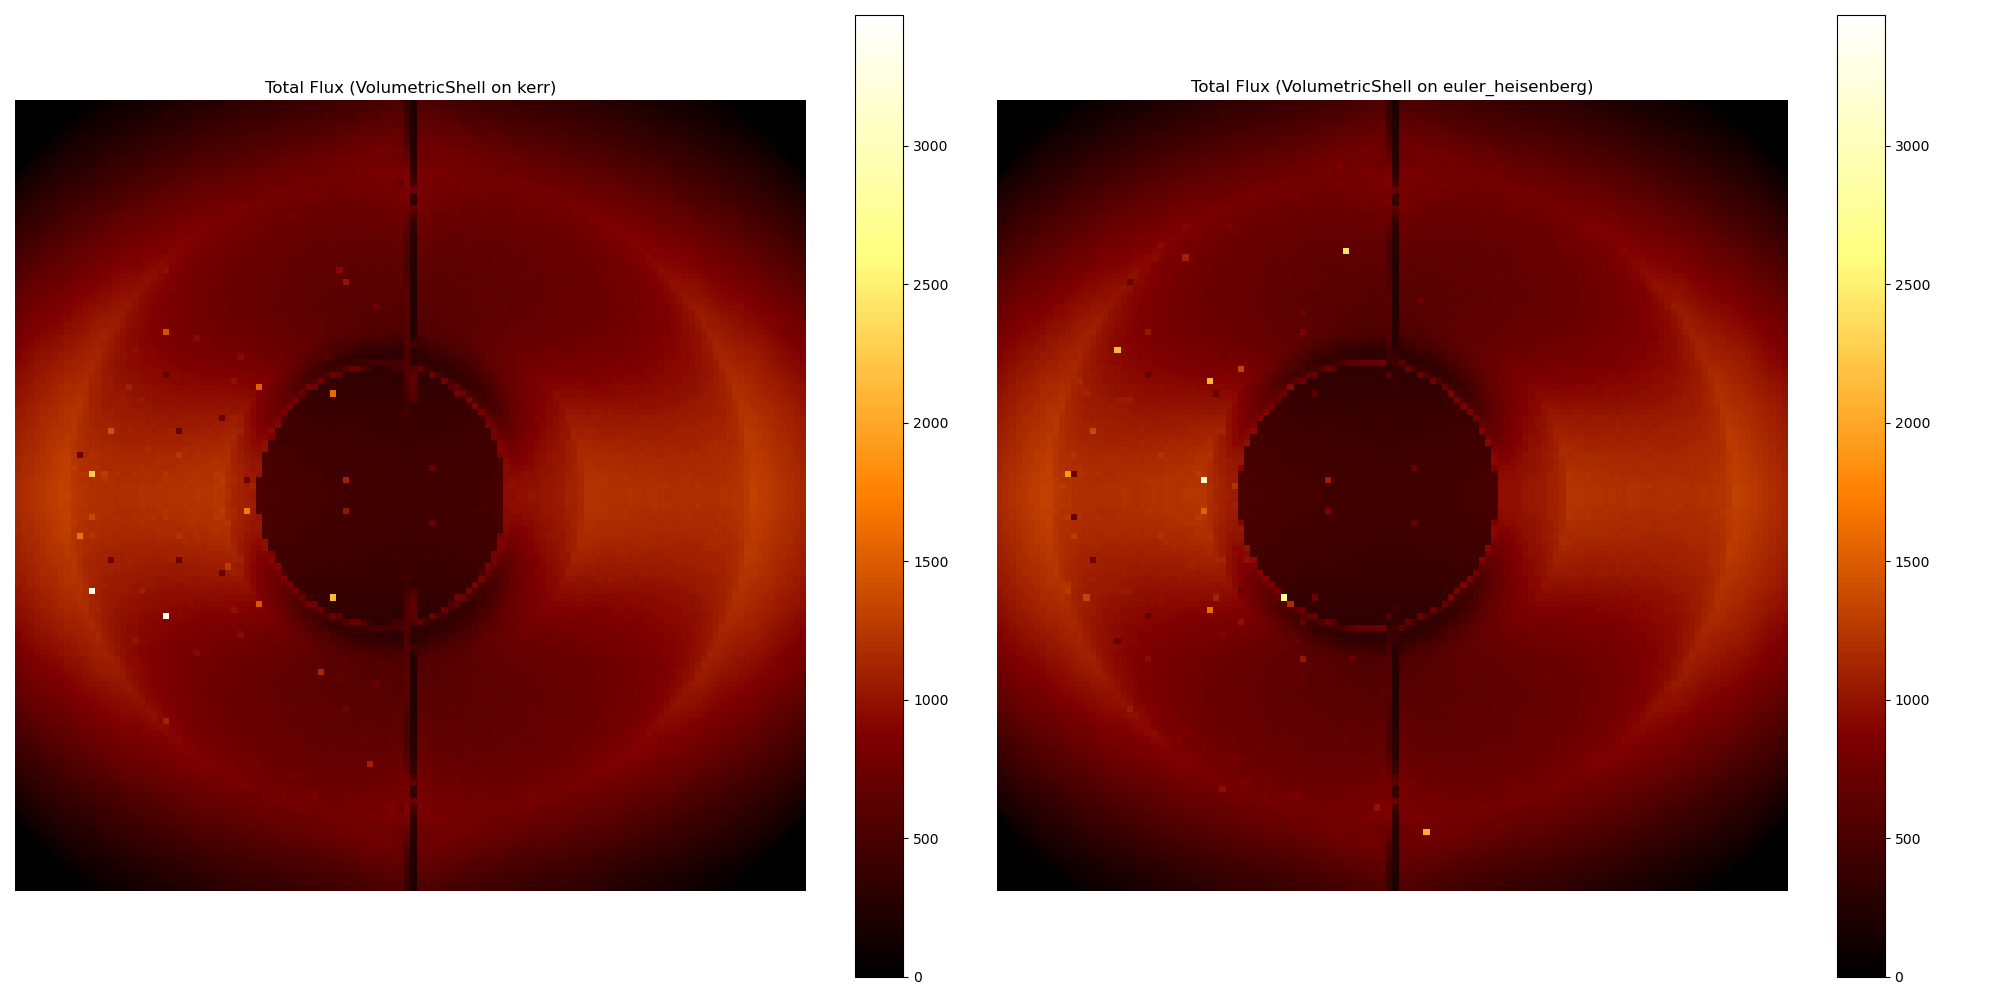

Python code for this plot:
import pathlib
from typing import Tuple

import torch
import matplotlib.pyplot as plt

from bhtrace.geometry import Photon, Observer
import bhtrace.geometry.spacetime as st
from bhtrace.tracing import PTracer

import bhtrace.medium as bhM
import bhtrace.geometry.electrodynamics as ed

from bhtrace.grrt.runner import GRRT
from bhtrace.grrt.radiation import IntegralFlux

# --- Configuration ---
N = 128  # Image resolution
D = 32
B0 = 0.5
KERR_A = 0.6
EH_H = 10.0
OBS_R = 20.0
OBS_INCLINATION = torch.pi / 2
TRACE_T = 50
TRACE_NSTEPS = 256
TRACE_R_MAX = 30
TRACE_EPS = 1e-3
MEDIUM_R_IN = 6.0
MEDIUM_R_OUT = 20.0

BASE = st.KerrBL(a=0.6)

def E(X: torch.Tensor) -> torch.Tensor:
    """Electric field function (zero in this case)."""
    return torch.zeros_like(X)

def B(X: torch.Tensor) -> torch.Tensor:
    """Split-monopole magnetic field."""
    r = X[..., 1]
    r2 = torch.pow(r, 2)
    sgn = 1.0
    f = torch.pow(1 + 2 / r, -0.5)
    outp = torch.zeros_like(X)
    outp[..., 1] = B0 / r2 * sgn * f
    return outp

# --- Runner ---

def run_grrt(spacetime: st.Spacetime) -> Tuple[torch.Tensor, bhM.Medium]:
    """
    Sets up and runs the GRRT simulation for a given spacetime.

    Args:
        spacetime: The spacetime geometry to use.

    Returns:
        A tuple containing the computed image flux and the medium used.
    """
    # 1. Ray-tracing setup
    print(f"1. Setting up ray-tracing for {spacetime.__class__.__name__}...")
    photon = Photon(spacetime=spacetime)
    obs = Observer(
        spacetime=spacetime,
        r=OBS_R,
        inclination=OBS_INCLINATION,
        u=torch.Tensor([1, 0, 0, 0]),
    )
    obs.generate_net(net_shape="square", net_rng=(N, N), net_size=(D, D))
    X0, P0 = obs.setup_ic(photon)

    # Determine device
    dev = "cpu"
    print(f"Using device: {dev}")

    # Run tracer
    print("2. Tracing trajectories...")
    tracer = PTracer(ode_method="VCABM4")
    traj = tracer.forward(
        photon, X0, P0, T=TRACE_T, nsteps=TRACE_NSTEPS, r_max=TRACE_R_MAX, eps=TRACE_EPS, device=dev
    )

    # 2. GRRT setup and computation
    print("3. Setting up and running GRRT...")
    medium = bhM.VolumetricShell(BASE, 6.0, 20.0)
    grrt = GRRT(medium=medium, compute_total=True)
    flux_model = IntegralFlux()
    grrt.attach_models(total_models=[flux_model])
    grrt.compute(traj)

    # 3. Retrieve results
    print("4. Retrieving results...")
    total_flux = grrt.retrieve("total")
    image_flux = total_flux.view(N, N).cpu().transpose(-1, -2)

    return image_flux, medium


def main():
    """
    Main function to run the GRRT simulations and generate plots.
    """
    ed_eh = ed.EulerHeisenberg(h=EH_H)

    spacetimes = {
        "kerr": BASE,
        "euler_heisenberg": st.EffGeom(ed_eh, BASE, E, B),
    }

    # 1. Run simulations and store results
    results = {}
    for name, spacetime_obj in spacetimes.items():
        image_flux, medium = run_grrt(spacetime_obj)
        results[name] = (image_flux, medium)

    # 2. Process fluxes and determine global scale
    cleaned_fluxes = {}
    all_flux_tensors = []
    for name, (image_flux, medium) in results.items():
        # Clean up the flux data
        image_flux = torch.nan_to_num(image_flux, torch.nanmean(image_flux))
        a = image_flux.median()
        image_flux[image_flux > 5 * a] = a
        cleaned_fluxes[name] = image_flux
        all_flux_tensors.append(image_flux)

    if not all_flux_tensors:
        print("No fluxes to plot.")
        return

    # Determine global min and max for color scale
    stacked_fluxes = torch.stack(all_flux_tensors)
    vmin = stacked_fluxes.min()
    vmax = stacked_fluxes.max()

    # 3. Plot results with unified scale
    num_spacetimes = len(cleaned_fluxes)
    fig, axes = plt.subplots(1, num_spacetimes, figsize=(10 * num_spacetimes, 10))
    if num_spacetimes == 1:
        axes = [axes]

    for i, (name, image_flux) in enumerate(cleaned_fluxes.items()):
        medium = results[name][1]  # Get medium for title
        ax = axes[i]
        im = ax.imshow(image_flux, cmap="afmhot", vmin=vmin, vmax=vmax)
        ax.set_title(f"Total Flux ({medium.__class__.__name__} on {name})")
        ax.axis("off")
        fig.colorbar(im, ax=ax)

    plt.tight_layout()
    file_path = pathlib.Path(__file__)
    output_path = file_path.parent / f"{file_path.stem}.png"
    print(f"Saving plot to {output_path}")
    plt.savefig(output_path)
    plt.close(fig)


if __name__ == "__main__":
    main()
